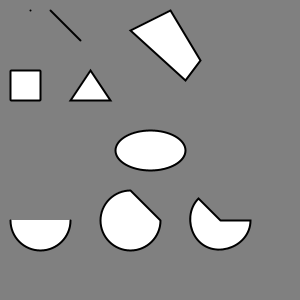
Frame 1 (no input)
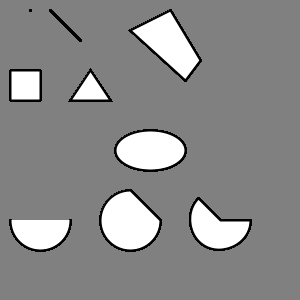
Frame 60 (the mouse pressed at the canvas centre just before this capture)
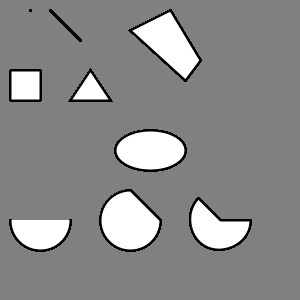
Frame 120 (the mouse held since frame 60 and released just before this capture)

The Processing sketch that drew these frames (run headless with seeded random() and noise(); from frame 60 on, the mouse is pressed at the canvas centre):

// Processing sketch: proc_shape_2d
// ── proc_shape_2d.pde
// Create 2d General Shapes

// Author: David Coelho
// Last Update: 2016-04-18

// Import Libraries

// Don't need new libraries for this example

// Init Variables

// Program Boot (Initialization)
void setup() 
{
  // Define Screen Size
  size(300,300); // size(wid,hei)
  
  // Define Alliased Design
  smooth();
  
  // Define Background Color
  background(128);
  
  // Define fill and Stroke for all Shapes (could be defined separatedly)
  stroke(0);       // black
  strokeWeight(2); // stroke thickness
  fill(255);       // white
}

// Main Loop (repeats indefinitely)
void draw()
{
  // Paint each shape defining its position

  point(30,10);                       // point(x,y); or point(x,y,z);
  line(50,10,80,40);                  // line(x1,y1,x2,y2);
  rect(10,70,30,30,1);                // rect(x,y,w,h,rad); rad = radius of borders
  triangle(70,100,110,100,90,70);     // triangle(x1,y1,x2,y2,x3,y3);
  quad(130,30,170,10,200,60,185,80);  // quad(x1, y1, x2, y2, x3, y3, x4, y4)
  ellipse(150,150,70,40);             // ellipse(x,y,w,h);
  
  // Paint each arch with diferent ways
  // arc(x, y, w, h, start, stop, mode);
  
  arc(050,220,60,60, 0, PI, OPEN);
  arc(130,220,60,60, 0, PI+HALF_PI, CHORD);
  arc(220,220,60,60, 0, PI+QUARTER_PI, PIE);
    
}
